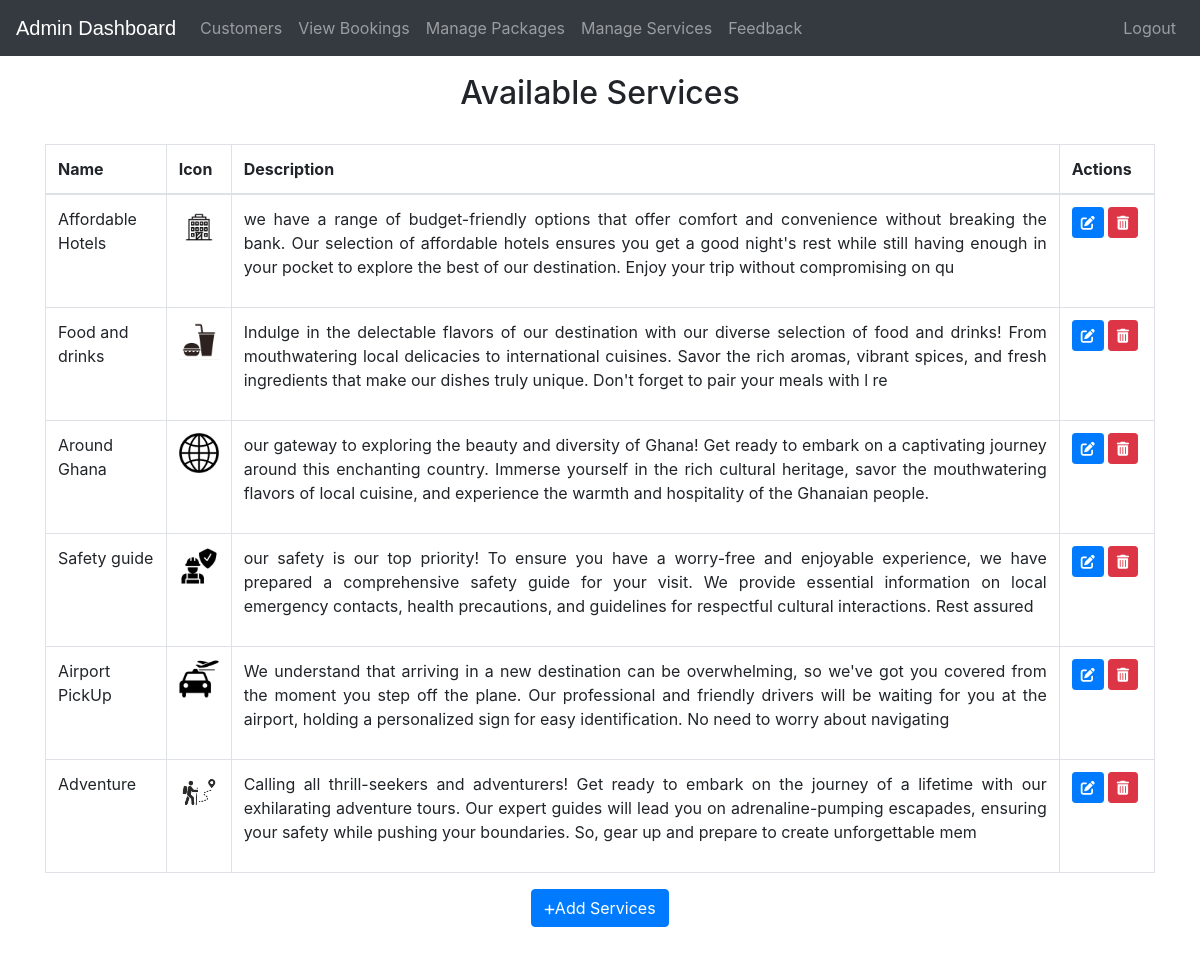
The app's page /admin-services (signed in) with its own data.
### ecom/models.py (models this page shows, shortened)
class  Services(models.Model):
    name = models.CharField(max_length=40)
    service_image = models.ImageField(upload_to='service_image/', null=True, blank=True)
    description = models.CharField(max_length=300)

### ecom/views.py (the view)
# urls.py: path('admin-services', views.admin_services_view,name='admin-services'),
@login_required(login_url='adminlogin')
def admin_services_view(request):
    services=models.Services.objects.all()
    return render(request,'ecom/admin_services.html',{'services':services})

### templates/ecom/admin_services.html (shortened to what this page needs)
{% extends 'ecom/admin_base.html' %}
{% load static %}
{% block content %}
<head>
  <link href="https://cdnjs.cloudflare.com/ajax/libs/font-awesome/6.0.0-beta3/css/all.min.css" rel="stylesheet">
</head>
<div class="container mt-4">
  <h3 class="mb-3">Available Services</h3>
  <div class="panel panel-danger">
    <div class="panel-heading mb-4 d-flex justify-content-center">
      <h2 class="panel-title "> Available Services</h2>
    </div>
    <table class="table table-hover table-bordered" id="dev-table">
      <thead>
        <tr>
          <th>Name</th>
          <th>Icon</th>
          <th>Description</th>
          <th>Actions</th>
        </tr>
      </thead>
      {% for service in services %}
        {% if service %}
          <tr>
            <td>{{ service.name }}</td>
            <td><img src="{% static service.service_image.url %}" alt="Service Pic" height="40px" width="40px" /></td>
            <td>
              <div class="description">
                <p class="text-justify">{{ service.description|truncatewords:75 }}</p>
              </div>
            </td>
            <td>
              <div class="d-flex justify-content-around">
                <a class="btn btn-primary btn-sm mr-1" href="{% url 'update-service' service.id %}">
                  <i class="fas fa-edit"></i>
                </a>
                <a class="btn btn-danger btn-sm mr-1" href="{% url 'delete-service' service.id %}">
                  <i class="fas fa-trash-alt"></i>
                </a>
              </div>
            </td>
          </tr>
        {% else %}
          <br><br><br>
          <h1>No Services Available!</h1>
        {% endif %}
      {% endfor %}
    </table>
  </div>
</div>
<div class="d-flex justify-content-center">
<a href="/admin-add-service" class="btn btn-primary float">
  <i class="fas fa-plus my-float"></i>Add Services
</a>
</div>
{% endblock content %}

### templates/ecom/admin_base.html (style rules this page uses)
p { text-align: center; }

### templates/ecom/admin_services.html (style rules this page uses)
.my-float { font-size :12px; }

### records on screen
Services: name "Affordable Hotels", service_image (picture), description "we have a range of budget-friendly options that offer comfort and convenience without breaking the bank. Our selection of affordable hotels ensures you get a good night's rest while still having enough in your pocket to explore the best of our destination. Enjoy your trip without compromising on qu"
Services: name "Food and drinks", service_image (picture), description "Indulge in the delectable flavors of our destination with our diverse selection of food and drinks! From mouthwatering local delicacies to international cuisines. Savor the rich aromas, vibrant spices, and fresh ingredients that make our dishes truly unique. Don't forget to pair your meals with l re"
Services: name "Around Ghana", service_image (picture), description "our gateway to exploring the beauty and diversity of Ghana! Get ready to embark on a captivating journey around this enchanting country. Immerse yourself in the rich cultural heritage, savor the mouthwatering flavors of local cuisine, and experience the warmth and hospitality of the Ghanaian people."
Services: name "Safety guide", service_image (picture), description "our safety is our top priority! To ensure you have a worry-free and enjoyable experience, we have prepared a comprehensive safety guide for your visit. We provide essential information on local emergency contacts, health precautions, and guidelines for respectful cultural interactions. Rest assured"
Services: name "Airport PickUp", service_image (picture), description "We understand that arriving in a new destination can be overwhelming, so we've got you covered from the moment you step off the plane. Our professional and friendly drivers will be waiting for you at the airport, holding a personalized sign for easy identification. No need to worry about navigating"
Services: name "Adventure", service_image (picture), description "Calling all thrill-seekers and adventurers! Get ready to embark on the journey of a lifetime with our exhilarating adventure tours. Our expert guides will lead you on adrenaline-pumping escapades, ensuring your safety while pushing your boundaries. So, gear up and prepare to create unforgettable mem"
